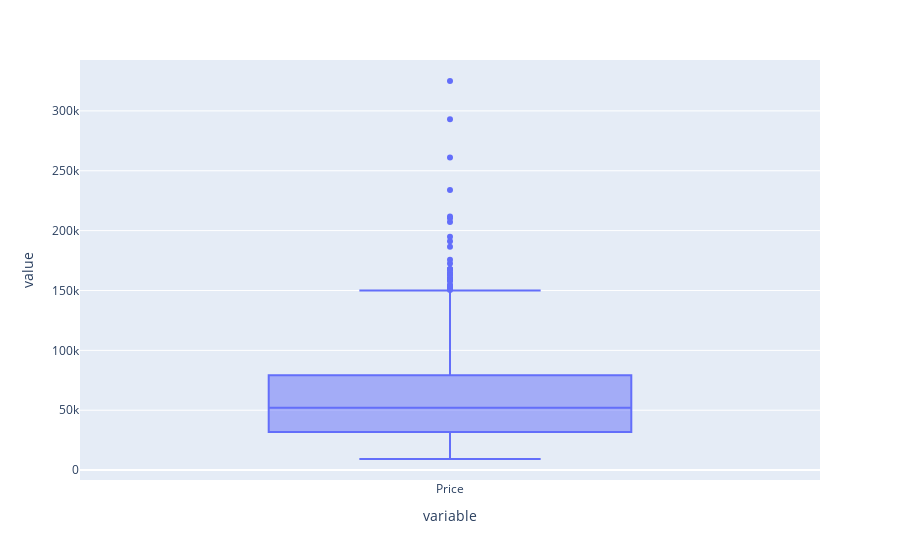

Notebook source saved alongside this figure:
### Code cell
fig =px.box(data['Price'])
fig

### Figure 1 — Plotly figure (JSON) as saved in the notebook; plotly's stock layout.template omitted (floating-point values rounded to 4 significant figures; data arrays with more than 128 entries replaced by an {"elided": "..."} marker saying what was removed)
{"data": [{"alignmentgroup": "True", "hovertemplate": "variable=%{x}<br>value=%{y}<extra></extra>", "legendgroup": "", "marker": {"color": "#636efa"}, "name": "", "notched": false, "offsetgroup": "", "orientation": "v", "showlegend": false, "type": "box", "x": {"elided": "1303 str values"}, "x0": " ", "xaxis": "x", "y": {"elided": "1303 float values"}, "y0": " ", "yaxis": "y"}], "layout": {"boxmode": "group", "legend": {"tracegroupgap": 0}, "margin": {"t": 60}, "xaxis": {"anchor": "y", "domain": [0, 1], "title": {"text": "variable"}}, "yaxis": {"anchor": "x", "domain": [0, 1], "title": {"text": "value"}}}}
